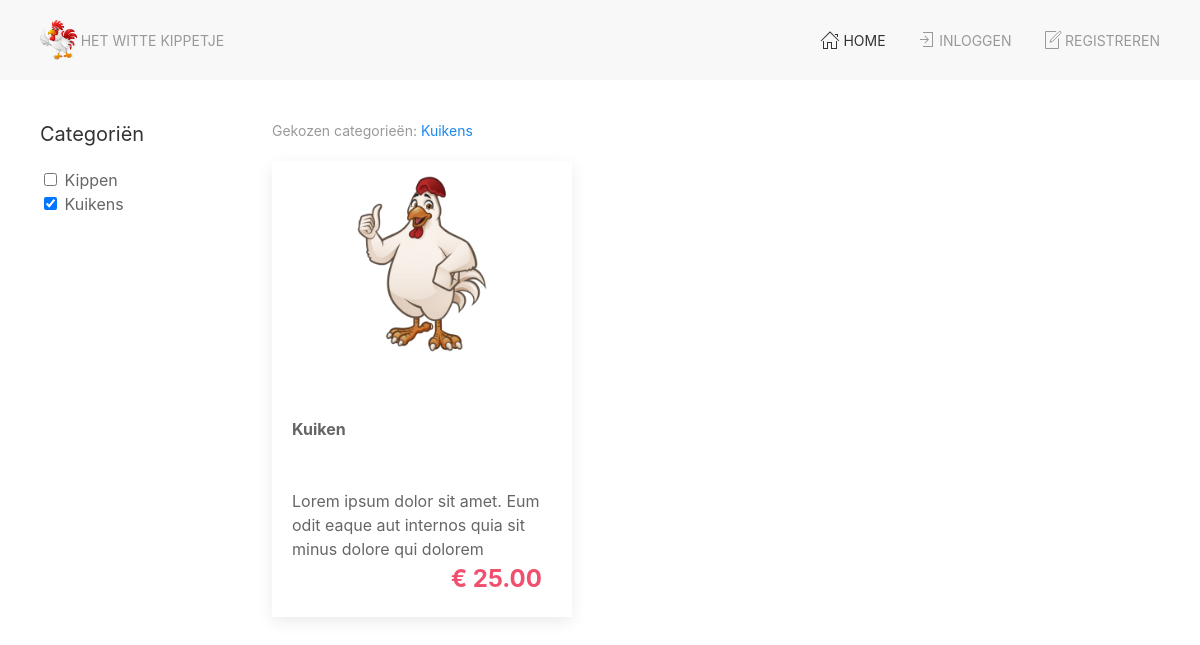
/index.php?category_id=2, run on the app's committed database.
### tables this page shows
CREATE TABLE IF NOT EXISTS `categories` (
  `id` bigint(20) unsigned NOT NULL AUTO_INCREMENT,
  `name` varchar(150) NOT NULL,
  `created_at` timestamp NOT NULL DEFAULT current_timestamp(),
  `updated_at` timestamp NULL DEFAULT NULL,
  PRIMARY KEY (`id`)
);

CREATE TABLE IF NOT EXISTS `products` (
  `id` bigint(20) unsigned NOT NULL AUTO_INCREMENT,
  `category_id` bigint(20) unsigned NOT NULL,
  `name` varchar(150) NOT NULL,
  `description` text DEFAULT NULL,
  `price` decimal(10,2) unsigned NOT NULL DEFAULT 0.00,
  `image` varchar(255) NOT NULL DEFAULT 'https://placehold.co/600x600',
  `created_at` timestamp NOT NULL DEFAULT current_timestamp(),
  `updated_at` timestamp NULL DEFAULT NULL,
  PRIMARY KEY (`id`)
);

### src/Database/Database.php (called while the page is built, shortened)
<?php
class Database
{
    private static $dbHost = "localhost";
    private static $dbName = "2324_wittekip";
    private static $dbUser = "root";
    private static $dbPassword = "";
    private static $dbConnection = null;
    private static $dbStatement = null;
    private static function connect(): bool
    {
        if (!is_null(self::$dbConnection)) {
            return true;
        }
        $pdo = null;
        try {
            $dsn = "mysql:host=" . self::$dbHost . ";port=3306;dbname=" . self::$dbName;
            $pdo = new PDO($dsn, self::$dbUser, self::$dbPassword);
            $pdo->setAttribute(PDO::ATTR_DEFAULT_FETCH_MODE, PDO::FETCH_OBJ);
        } catch (PDOException $e) {
            return false;
        }
        self::$dbConnection = $pdo;
        return true;
    }
    public static function query(string $query, array $params = []): bool
    {
        try {
            self::$dbStatement = self::$dbConnection->prepare($query);
            self::$dbStatement->execute($params);
        } catch (PDOException $e) {
            return false;
        }
        return true;
    }
    public static function getAll($return_type = PDO::FETCH_OBJ): bool|array
    {
        return self::$dbStatement->fetchAll($return_type);
    }
}

### index.php (the view, shortened to what this page needs)
<?php
@include_once(__DIR__.'/src/Database/Database.php');
@include_once(__DIR__ . '/template/head.inc.php');
Database::query("SELECT * FROM `categories`");
$categories = Database::getAll();
$categoryFilter = '';
if (isset($_GET['category_id'])) {
    $categoryId = intval($_GET['category_id']);
    $categoryFilter = "WHERE `category_id` = $categoryId";
}
$query = "SELECT * FROM `products` $categoryFilter";
Database::query($query);
$products = Database::getAll();
?>
      <div class="uk-grid">
         <section class="uk-width-1-5">
            <h4>Categoriën</h4>
            <?php foreach ($categories as $category) : ?>
               <div>
                    <input class="category-checkbox" id="category_<?= $category->id ?>" type="checkbox" value="<?= $category->id ?>" name="category" onchange="filterProducts(<?= $category->id ?>)" />
                    <label for="category_<?= $category->id ?>"><?= $category->name ?></label>
               </div>
            <?php endforeach; ?>
         </section>
         <section class="uk-width-4-5">
            <h4 class="uk-text-muted uk-text-small">Gekozen categorieën: <span class="uk-text-small uk-text-primary">
               <?php
                  if(isset($_GET['category_id'])) {
                     $selectedCategory = $_GET['category_id'];
                     $selectedCategoryName = $categories[$selectedCategory - 1]->name;
                     echo $selectedCategoryName;
                  } else {
                     echo "Alle";
                  }
               ?>
            </span></h4>
            <div class="uk-flex uk-flex-home uk-flex-wrap">
               <?php foreach ($products as $product) : ?>
                  <a class="product-card uk-card uk-card-home uk-card-default uk-card-small uk-card-hover" href="product.php?product_id=<?= $product->id ?>">
                     <div class="uk-card-media-top uk-align-center">
                        <img src="<?= $product->image ?>" alt="Witte kip" class="product-image uk-align-center">
                     </div>
                     <div class="uk-card-body uk-card-body-home">
                        <p class="product-card-p uk-text-bold uk-margin-remove-bottom"><?= substr($product->name, 0, 89) ?></p>
                        <p class="product-card-p uk-margin-remove-top uk-margin-remove-bottom"><?= substr($product->description, 0, 89) ?></p>
                        <p class="product-card-p uk-margin-remove-top uk-margin-remove-bottom uk-text-large uk-text-bold uk-text-danger uk-text-right">&euro; <?= $product->price ?></p>
                     </div>
                  </a>
               <?php endforeach; ?>
            </div>
         </section>
      </div>
<?php
include_once(__DIR__ . '/template/foot.inc.php');
?>

### css/style.css (style rules this page uses)
.product-image { width: 206px; height: 206px; }
.product-card, .product-card-p { text-decoration: none !important; color: #666; }
.uk-card-home, .uk-card-body-home { width: 300px; }
.uk-card-body-home > p { max-width: 250px; }
.uk-card-body-home > p:first-child { min-height: 72px; }
.uk-flex-home, .uk-cart-gap, .uk-card-body-gap { gap: 1rem; }

### data on the page
categories: name "Kippen"
categories: name "Kuikens"
products: image (picture), name "Kuiken", description "Lorem ipsum dolor sit amet. Eum odit eaque aut internos quia sit minus dolore qui dolorem", price "25.00"
